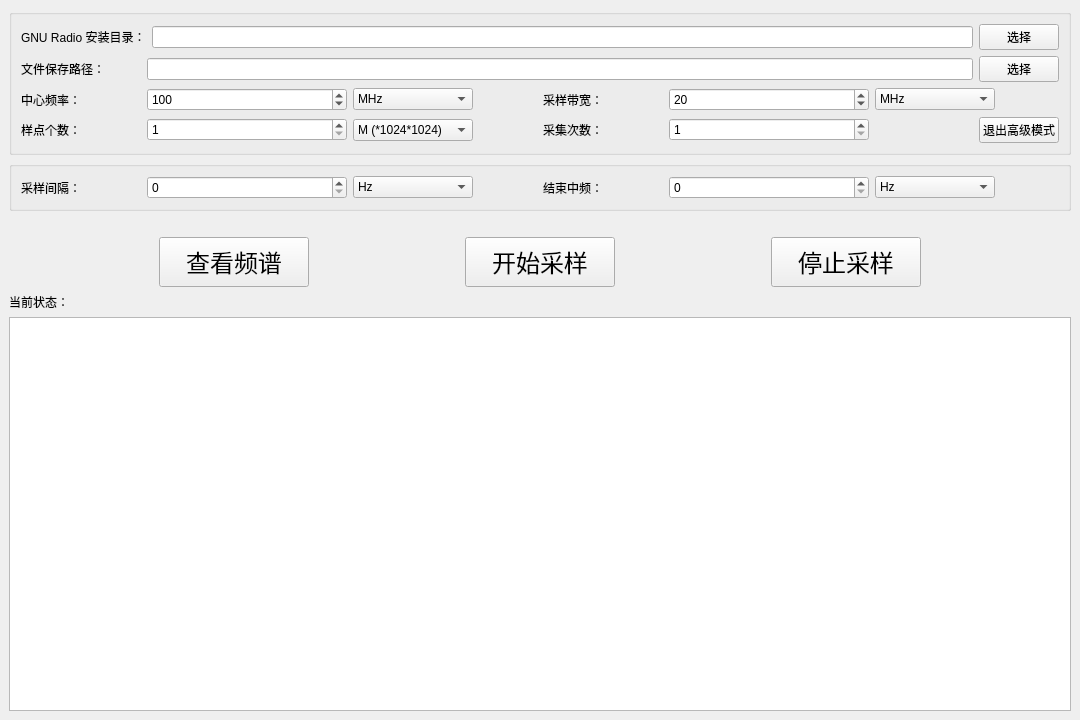
<?xml version="1.0" encoding="UTF-8"?>
<ui version="4.0">
 <class>MainWindow</class>
 <widget class="QMainWindow" name="MainWindow">
  <property name="geometry">
   <rect>
    <x>0</x>
    <y>0</y>
    <width>1080</width>
    <height>720</height>
   </rect>
  </property>
  <property name="sizePolicy">
   <sizepolicy hsizetype="Preferred" vsizetype="Preferred">
    <horstretch>0</horstretch>
    <verstretch>0</verstretch>
   </sizepolicy>
  </property>
  <property name="minimumSize">
   <size>
    <width>1080</width>
    <height>0</height>
   </size>
  </property>
  <property name="windowTitle">
   <string>USRP B210 信号采样</string>
  </property>
  <property name="windowIcon">
   <iconset>
    <normaloff>signal_app_24.png</normaloff>signal_app_24.png</iconset>
  </property>
  <property name="styleSheet">
   <string notr="true"/>
  </property>
  <widget class="QWidget" name="centralwidget">
   <layout class="QGridLayout" name="gridLayout_3">
    <item row="0" column="0">
     <widget class="QGroupBox" name="groupBox">
      <property name="title">
       <string/>
      </property>
      <property name="flat">
       <bool>false</bool>
      </property>
      <layout class="QGridLayout" name="gridLayout_2">
       <item row="0" column="0">
        <layout class="QHBoxLayout" name="horizontalLayout_6">
         <item>
          <widget class="QLabel" name="label_6">
           <property name="minimumSize">
            <size>
             <width>120</width>
             <height>0</height>
            </size>
           </property>
           <property name="text">
            <string>GNU Radio 安装目录：</string>
           </property>
          </widget>
         </item>
         <item>
          <widget class="QLineEdit" name="gnu_radio_path_edit"/>
         </item>
         <item>
          <widget class="QPushButton" name="gnu_radio_btn">
           <property name="minimumSize">
            <size>
             <width>80</width>
             <height>0</height>
            </size>
           </property>
           <property name="text">
            <string>选择</string>
           </property>
          </widget>
         </item>
        </layout>
       </item>
       <item row="1" column="0">
        <layout class="QHBoxLayout" name="horizontalLayout_2">
         <item>
          <widget class="QLabel" name="label_2">
           <property name="minimumSize">
            <size>
             <width>120</width>
             <height>0</height>
            </size>
           </property>
           <property name="text">
            <string>文件保存路径：</string>
           </property>
          </widget>
         </item>
         <item>
          <widget class="QLineEdit" name="save_path_edit"/>
         </item>
         <item>
          <widget class="QPushButton" name="save_path_btn">
           <property name="minimumSize">
            <size>
             <width>80</width>
             <height>0</height>
            </size>
           </property>
           <property name="text">
            <string>选择</string>
           </property>
          </widget>
         </item>
        </layout>
       </item>
       <item row="2" column="0">
        <layout class="QHBoxLayout" name="horizontalLayout_9">
         <item>
          <layout class="QHBoxLayout" name="horizontalLayout_3">
           <item>
            <widget class="QLabel" name="fc_label">
             <property name="minimumSize">
              <size>
               <width>120</width>
               <height>0</height>
              </size>
             </property>
             <property name="text">
              <string>中心频率：</string>
             </property>
            </widget>
           </item>
           <item>
            <widget class="QSpinBox" name="fc_spinBox">
             <property name="minimumSize">
              <size>
               <width>200</width>
               <height>0</height>
              </size>
             </property>
             <property name="minimum">
              <number>1</number>
             </property>
             <property name="maximum">
              <number>600000000</number>
             </property>
             <property name="value">
              <number>100</number>
             </property>
            </widget>
           </item>
           <item>
            <widget class="QComboBox" name="fc_comboBox">
             <property name="minimumSize">
              <size>
               <width>120</width>
               <height>0</height>
              </size>
             </property>
             <property name="currentIndex">
              <number>2</number>
             </property>
             <property name="maxCount">
              <number>4</number>
             </property>
             <item>
              <property name="text">
               <string>Hz</string>
              </property>
             </item>
             <item>
              <property name="text">
               <string>kHz</string>
              </property>
             </item>
             <item>
              <property name="text">
               <string>MHz</string>
              </property>
             </item>
             <item>
              <property name="text">
               <string>GHz</string>
              </property>
             </item>
            </widget>
           </item>
           <item>
            <spacer name="horizontalSpacer">
             <property name="orientation">
              <enum>Qt::Horizontal</enum>
             </property>
             <property name="sizeHint" stdset="0">
              <size>
               <width>40</width>
               <height>20</height>
              </size>
             </property>
            </spacer>
           </item>
          </layout>
         </item>
         <item>
          <layout class="QHBoxLayout" name="horizontalLayout_4">
           <item>
            <widget class="QLabel" name="label_4">
             <property name="minimumSize">
              <size>
               <width>120</width>
               <height>0</height>
              </size>
             </property>
             <property name="text">
              <string>采样带宽：</string>
             </property>
            </widget>
           </item>
           <item>
            <widget class="QSpinBox" name="fs_spinBox">
             <property name="minimumSize">
              <size>
               <width>200</width>
               <height>0</height>
              </size>
             </property>
             <property name="minimum">
              <number>1</number>
             </property>
             <property name="maximum">
              <number>999999999</number>
             </property>
             <property name="value">
              <number>20</number>
             </property>
            </widget>
           </item>
           <item>
            <widget class="QComboBox" name="fs_comboBox">
             <property name="minimumSize">
              <size>
               <width>120</width>
               <height>0</height>
              </size>
             </property>
             <property name="currentIndex">
              <number>2</number>
             </property>
             <property name="maxCount">
              <number>3</number>
             </property>
             <item>
              <property name="text">
               <string>Hz</string>
              </property>
             </item>
             <item>
              <property name="text">
               <string>kHz</string>
              </property>
             </item>
             <item>
              <property name="text">
               <string>MHz</string>
              </property>
             </item>
            </widget>
           </item>
           <item>
            <spacer name="horizontalSpacer_2">
             <property name="orientation">
              <enum>Qt::Horizontal</enum>
             </property>
             <property name="sizeHint" stdset="0">
              <size>
               <width>40</width>
               <height>20</height>
              </size>
             </property>
            </spacer>
           </item>
          </layout>
         </item>
        </layout>
       </item>
       <item row="3" column="0">
        <layout class="QHBoxLayout" name="horizontalLayout_11">
         <item>
          <layout class="QHBoxLayout" name="horizontalLayout_8">
           <item>
            <widget class="QLabel" name="label_8">
             <property name="minimumSize">
              <size>
               <width>120</width>
               <height>0</height>
              </size>
             </property>
             <property name="text">
              <string>样点个数：</string>
             </property>
            </widget>
           </item>
           <item>
            <widget class="QSpinBox" name="sample_nums_spinBox">
             <property name="minimumSize">
              <size>
               <width>200</width>
               <height>0</height>
              </size>
             </property>
             <property name="minimum">
              <number>1</number>
             </property>
             <property name="maximum">
              <number>999999999</number>
             </property>
            </widget>
           </item>
           <item>
            <widget class="QComboBox" name="sample_nums_comboBox">
             <property name="minimumSize">
              <size>
               <width>120</width>
               <height>0</height>
              </size>
             </property>
             <property name="currentIndex">
              <number>2</number>
             </property>
             <property name="maxCount">
              <number>3</number>
             </property>
             <item>
              <property name="text">
               <string>    (*1)</string>
              </property>
             </item>
             <item>
              <property name="text">
               <string>k  (*1024)</string>
              </property>
             </item>
             <item>
              <property name="text">
               <string>M (*1024*1024)</string>
              </property>
             </item>
            </widget>
           </item>
           <item>
            <spacer name="horizontalSpacer_8">
             <property name="orientation">
              <enum>Qt::Horizontal</enum>
             </property>
             <property name="sizeHint" stdset="0">
              <size>
               <width>40</width>
               <height>20</height>
              </size>
             </property>
            </spacer>
           </item>
          </layout>
         </item>
         <item>
          <layout class="QHBoxLayout" name="horizontalLayout_7">
           <item>
            <widget class="QLabel" name="label_7">
             <property name="minimumSize">
              <size>
               <width>120</width>
               <height>0</height>
              </size>
             </property>
             <property name="text">
              <string>采集次数：</string>
             </property>
            </widget>
           </item>
           <item>
            <widget class="QSpinBox" name="sample_times_spinBox">
             <property name="minimumSize">
              <size>
               <width>200</width>
               <height>0</height>
              </size>
             </property>
             <property name="minimum">
              <number>1</number>
             </property>
             <property name="maximum">
              <number>999999999</number>
             </property>
            </widget>
           </item>
           <item>
            <spacer name="horizontalSpacer_7">
             <property name="orientation">
              <enum>Qt::Horizontal</enum>
             </property>
             <property name="sizeHint" stdset="0">
              <size>
               <width>40</width>
               <height>20</height>
              </size>
             </property>
            </spacer>
           </item>
           <item>
            <widget class="QPushButton" name="advance_mode_btn">
             <property name="sizePolicy">
              <sizepolicy hsizetype="Minimum" vsizetype="Minimum">
               <horstretch>0</horstretch>
               <verstretch>0</verstretch>
              </sizepolicy>
             </property>
             <property name="maximumSize">
              <size>
               <width>80</width>
               <height>16777215</height>
              </size>
             </property>
             <property name="text">
              <string>退出高级模式</string>
             </property>
            </widget>
           </item>
          </layout>
         </item>
        </layout>
       </item>
      </layout>
     </widget>
    </item>
    <item row="1" column="0">
     <widget class="QGroupBox" name="advance_groupBox">
      <property name="title">
       <string/>
      </property>
      <layout class="QGridLayout" name="gridLayout">
       <item row="0" column="0">
        <layout class="QHBoxLayout" name="horizontalLayout_5">
         <item>
          <widget class="QLabel" name="label_5">
           <property name="minimumSize">
            <size>
             <width>120</width>
             <height>0</height>
            </size>
           </property>
           <property name="text">
            <string>采样间隔：</string>
           </property>
          </widget>
         </item>
         <item>
          <widget class="QSpinBox" name="sample_interval_spinBox">
           <property name="minimumSize">
            <size>
             <width>200</width>
             <height>0</height>
            </size>
           </property>
           <property name="minimum">
            <number>0</number>
           </property>
           <property name="maximum">
            <number>999999999</number>
           </property>
           <property name="value">
            <number>0</number>
           </property>
          </widget>
         </item>
         <item>
          <widget class="QComboBox" name="sample_interval_comboBox">
           <property name="minimumSize">
            <size>
             <width>120</width>
             <height>0</height>
            </size>
           </property>
           <property name="currentIndex">
            <number>0</number>
           </property>
           <property name="maxCount">
            <number>3</number>
           </property>
           <item>
            <property name="text">
             <string>Hz</string>
            </property>
           </item>
           <item>
            <property name="text">
             <string>kHz</string>
            </property>
           </item>
           <item>
            <property name="text">
             <string>MHz</string>
            </property>
           </item>
          </widget>
         </item>
         <item>
          <spacer name="horizontalSpacer_3">
           <property name="orientation">
            <enum>Qt::Horizontal</enum>
           </property>
           <property name="sizeHint" stdset="0">
            <size>
             <width>40</width>
             <height>20</height>
            </size>
           </property>
          </spacer>
         </item>
         <item>
          <widget class="QLabel" name="stop_fc_label">
           <property name="minimumSize">
            <size>
             <width>120</width>
             <height>0</height>
            </size>
           </property>
           <property name="text">
            <string>结束中频：</string>
           </property>
          </widget>
         </item>
         <item>
          <widget class="QSpinBox" name="stop_fc_spinBox">
           <property name="minimumSize">
            <size>
             <width>200</width>
             <height>0</height>
            </size>
           </property>
           <property name="maximum">
            <number>999999999</number>
           </property>
          </widget>
         </item>
         <item>
          <widget class="QComboBox" name="stop_fc_comboBox">
           <property name="minimumSize">
            <size>
             <width>120</width>
             <height>0</height>
            </size>
           </property>
           <item>
            <property name="text">
             <string>Hz</string>
            </property>
           </item>
           <item>
            <property name="text">
             <string>kHz</string>
            </property>
           </item>
           <item>
            <property name="text">
             <string>MHz</string>
            </property>
           </item>
           <item>
            <property name="text">
             <string>GHz</string>
            </property>
           </item>
          </widget>
         </item>
         <item>
          <spacer name="horizontalSpacer_10">
           <property name="orientation">
            <enum>Qt::Horizontal</enum>
           </property>
           <property name="sizeHint" stdset="0">
            <size>
             <width>40</width>
             <height>20</height>
            </size>
           </property>
          </spacer>
         </item>
        </layout>
       </item>
      </layout>
     </widget>
    </item>
    <item row="2" column="0">
     <layout class="QHBoxLayout" name="horizontalLayout_12">
      <item>
       <spacer name="horizontalSpacer_11">
        <property name="orientation">
         <enum>Qt::Horizontal</enum>
        </property>
        <property name="sizeHint" stdset="0">
         <size>
          <width>40</width>
          <height>20</height>
         </size>
        </property>
       </spacer>
      </item>
     </layout>
    </item>
    <item row="3" column="0">
     <layout class="QHBoxLayout" name="horizontalLayout">
      <item>
       <spacer name="horizontalSpacer_5">
        <property name="orientation">
         <enum>Qt::Horizontal</enum>
        </property>
        <property name="sizeHint" stdset="0">
         <size>
          <width>40</width>
          <height>20</height>
         </size>
        </property>
       </spacer>
      </item>
      <item>
       <widget class="QPushButton" name="plot_btn">
        <property name="minimumSize">
         <size>
          <width>150</width>
          <height>50</height>
         </size>
        </property>
        <property name="font">
         <font>
          <family>等线</family>
          <pointsize>18</pointsize>
         </font>
        </property>
        <property name="text">
         <string>查看频谱</string>
        </property>
       </widget>
      </item>
      <item>
       <spacer name="horizontalSpacer_9">
        <property name="orientation">
         <enum>Qt::Horizontal</enum>
        </property>
        <property name="sizeHint" stdset="0">
         <size>
          <width>40</width>
          <height>20</height>
         </size>
        </property>
       </spacer>
      </item>
      <item>
       <widget class="QPushButton" name="ok_btn">
        <property name="minimumSize">
         <size>
          <width>150</width>
          <height>50</height>
         </size>
        </property>
        <property name="font">
         <font>
          <family>等线</family>
          <pointsize>18</pointsize>
          <weight>50</weight>
          <bold>false</bold>
         </font>
        </property>
        <property name="text">
         <string>开始采样</string>
        </property>
       </widget>
      </item>
      <item>
       <spacer name="horizontalSpacer_4">
        <property name="orientation">
         <enum>Qt::Horizontal</enum>
        </property>
        <property name="sizeHint" stdset="0">
         <size>
          <width>40</width>
          <height>20</height>
         </size>
        </property>
       </spacer>
      </item>
      <item>
       <widget class="QPushButton" name="stop_btn">
        <property name="minimumSize">
         <size>
          <width>150</width>
          <height>50</height>
         </size>
        </property>
        <property name="font">
         <font>
          <family>等线</family>
          <pointsize>18</pointsize>
         </font>
        </property>
        <property name="text">
         <string>停止采样</string>
        </property>
       </widget>
      </item>
      <item>
       <spacer name="horizontalSpacer_6">
        <property name="orientation">
         <enum>Qt::Horizontal</enum>
        </property>
        <property name="sizeHint" stdset="0">
         <size>
          <width>40</width>
          <height>20</height>
         </size>
        </property>
       </spacer>
      </item>
     </layout>
    </item>
    <item row="4" column="0">
     <widget class="QLabel" name="label">
      <property name="text">
       <string>当前状态：</string>
      </property>
     </widget>
    </item>
    <item row="5" column="0">
     <widget class="QTextEdit" name="textEdit">
      <property name="font">
       <font>
        <family>等线</family>
        <pointsize>11</pointsize>
       </font>
      </property>
      <property name="styleSheet">
       <string notr="true"/>
      </property>
      <property name="frameShape">
       <enum>QFrame::StyledPanel</enum>
      </property>
      <property name="readOnly">
       <bool>true</bool>
      </property>
     </widget>
    </item>
   </layout>
  </widget>
 </widget>
 <resources/>
 <connections/>
</ui>
